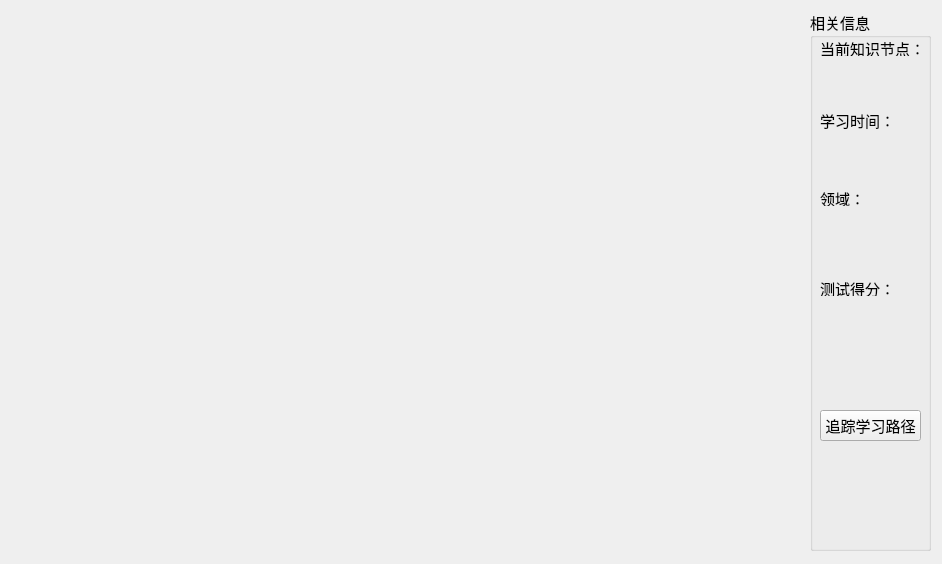
<?xml version="1.0" encoding="UTF-8"?>
<ui version="4.0">
 <class>knowledge</class>
 <widget class="QWidget" name="knowledge">
  <property name="geometry">
   <rect>
    <x>0</x>
    <y>0</y>
    <width>942</width>
    <height>564</height>
   </rect>
  </property>
  <property name="windowTitle">
   <string>在线网络教学系统客户端</string>
  </property>
  <property name="windowIcon">
   <iconset>
    <normalon>:/images/icon.png</normalon>
   </iconset>
  </property>
  <widget class="QGroupBox" name="groupBox">
   <property name="geometry">
    <rect>
     <x>810</x>
     <y>10</y>
     <width>121</width>
     <height>541</height>
    </rect>
   </property>
   <property name="font">
    <font>
     <family>宋体</family>
     <pointsize>11</pointsize>
     <weight>50</weight>
     <italic>false</italic>
     <bold>false</bold>
    </font>
   </property>
   <property name="styleSheet">
    <string notr="true">
font: 11pt &quot;宋体&quot;;</string>
   </property>
   <property name="title">
    <string>相关信息</string>
   </property>
   <widget class="QPushButton" name="pushButton">
    <property name="geometry">
     <rect>
      <x>10</x>
      <y>400</y>
      <width>101</width>
      <height>31</height>
     </rect>
    </property>
    <property name="font">
     <font>
      <family>宋体</family>
      <pointsize>11</pointsize>
      <weight>50</weight>
      <italic>false</italic>
      <bold>false</bold>
     </font>
    </property>
    <property name="text">
     <string>追踪学习路径</string>
    </property>
   </widget>
   <widget class="QLabel" name="label">
    <property name="geometry">
     <rect>
      <x>10</x>
      <y>100</y>
      <width>81</width>
      <height>21</height>
     </rect>
    </property>
    <property name="font">
     <font>
      <family>宋体</family>
      <pointsize>11</pointsize>
      <weight>50</weight>
      <italic>false</italic>
      <bold>false</bold>
     </font>
    </property>
    <property name="text">
     <string>学习时间：</string>
    </property>
   </widget>
   <widget class="QLabel" name="begintimeLabel">
    <property name="geometry">
     <rect>
      <x>33</x>
      <y>120</y>
      <width>81</width>
      <height>51</height>
     </rect>
    </property>
    <property name="text">
     <string/>
    </property>
   </widget>
   <widget class="QLabel" name="label_3">
    <property name="geometry">
     <rect>
      <x>10</x>
      <y>180</y>
      <width>54</width>
      <height>16</height>
     </rect>
    </property>
    <property name="font">
     <font>
      <family>宋体</family>
      <pointsize>11</pointsize>
      <weight>50</weight>
      <italic>false</italic>
      <bold>false</bold>
     </font>
    </property>
    <property name="text">
     <string>领域：</string>
    </property>
   </widget>
   <widget class="QLabel" name="domainLabel">
    <property name="geometry">
     <rect>
      <x>40</x>
      <y>210</y>
      <width>54</width>
      <height>21</height>
     </rect>
    </property>
    <property name="text">
     <string/>
    </property>
   </widget>
   <widget class="QLabel" name="label_5">
    <property name="geometry">
     <rect>
      <x>10</x>
      <y>270</y>
      <width>71</width>
      <height>16</height>
     </rect>
    </property>
    <property name="font">
     <font>
      <family>宋体</family>
      <pointsize>11</pointsize>
      <weight>50</weight>
      <italic>false</italic>
      <bold>false</bold>
     </font>
    </property>
    <property name="text">
     <string>测试得分：</string>
    </property>
   </widget>
   <widget class="QLabel" name="scoreLabel">
    <property name="geometry">
     <rect>
      <x>40</x>
      <y>310</y>
      <width>54</width>
      <height>21</height>
     </rect>
    </property>
    <property name="text">
     <string/>
    </property>
   </widget>
   <widget class="QLabel" name="label_2">
    <property name="geometry">
     <rect>
      <x>10</x>
      <y>30</y>
      <width>101</width>
      <height>16</height>
     </rect>
    </property>
    <property name="font">
     <font>
      <family>宋体</family>
      <pointsize>11</pointsize>
      <weight>50</weight>
      <italic>false</italic>
      <bold>false</bold>
     </font>
    </property>
    <property name="text">
     <string>当前知识节点：</string>
    </property>
   </widget>
   <widget class="QLabel" name="pointNameLabel">
    <property name="geometry">
     <rect>
      <x>40</x>
      <y>60</y>
      <width>54</width>
      <height>21</height>
     </rect>
    </property>
    <property name="text">
     <string/>
    </property>
   </widget>
  </widget>
  <widget class="QLabel" name="label_4">
   <property name="geometry">
    <rect>
     <x>13</x>
     <y>11</y>
     <width>791</width>
     <height>541</height>
    </rect>
   </property>
   <property name="text">
    <string/>
   </property>
   <property name="textFormat">
    <enum>Qt::AutoText</enum>
   </property>
   <property name="pixmap">
    <pixmap resource="educationsystem.qrc">:/images/lx.png</pixmap>
   </property>
   <property name="scaledContents">
    <bool>true</bool>
   </property>
  </widget>
 </widget>
 <layoutdefault spacing="6" margin="11"/>
 <resources>
  <include location="educationsystem.qrc"/>
 </resources>
 <connections/>
</ui>
